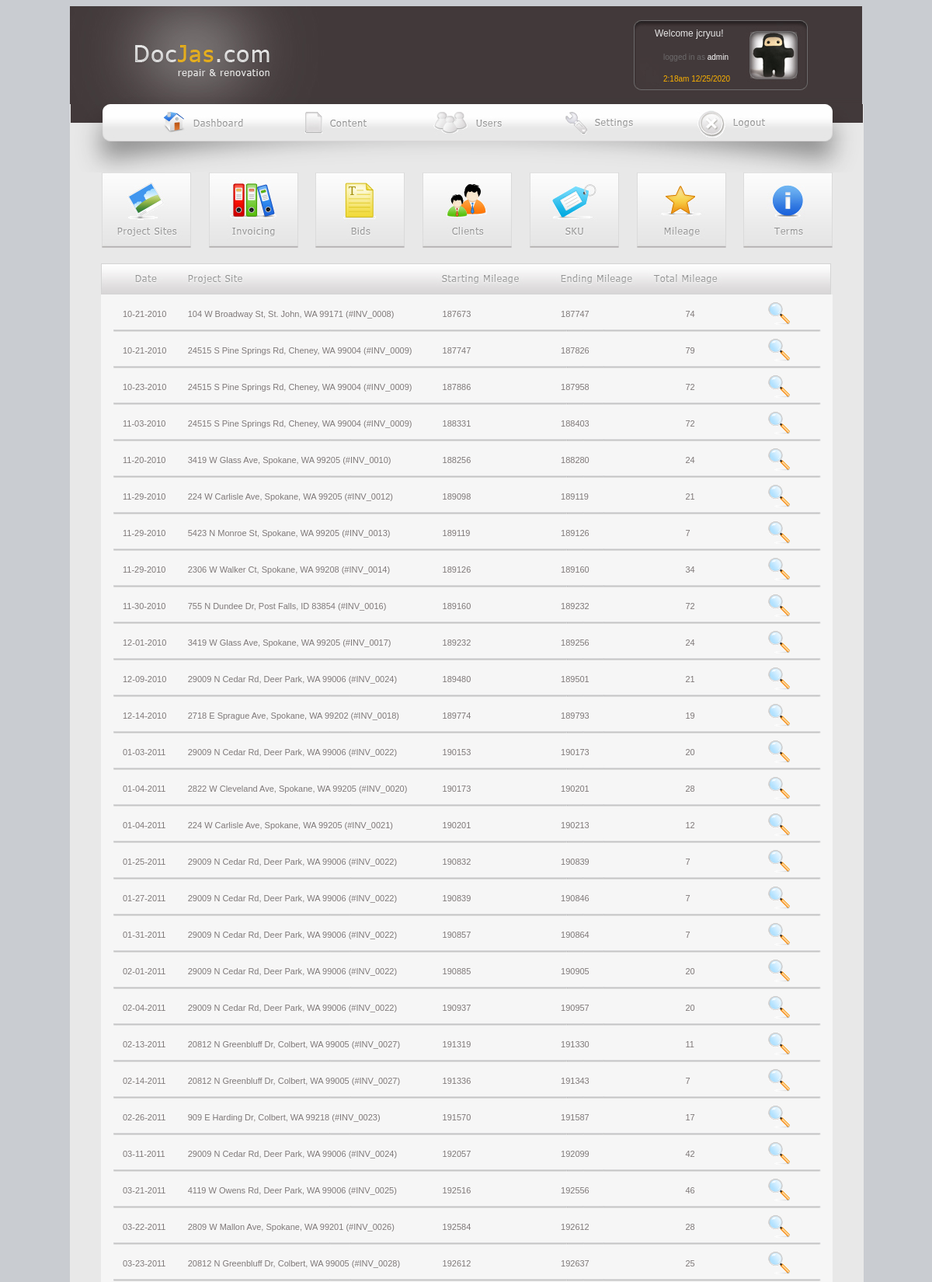
Screenshot of /main.php?page=mileage (signed in, upper part) with the database file from the repository.
### tables this page shows
CREATE TABLE `mileage` (
  `id` int(8) unsigned NOT NULL auto_increment,
  `project_id` int(8) NOT NULL,
  `vehicle_id` int(4) NOT NULL,
  `invoice` varchar(8) NOT NULL default 'unknown',
  `invoice_2` varchar(8) NOT NULL,
  `invoice_3` varchar(8) NOT NULL,
  `drive_date` date NOT NULL,
  `start_miles` int(6) NOT NULL,
  `end_miles` int(6) NOT NULL,
  `subttl` int(6) NOT NULL,
  `notes` varchar(155) NOT NULL,
  PRIMARY KEY  (`id`)
);

CREATE TABLE `projectsites` (
  `id` int(8) unsigned NOT NULL auto_increment,
  `address` varchar(50) NOT NULL,
  `city` varchar(50) NOT NULL,
  `state` varchar(2) NOT NULL,
  `zipcode` varchar(6) NOT NULL,
  `code` varchar(4) NOT NULL,
  `map` text NOT NULL,
  PRIMARY KEY  (`id`)
);

### main.php (called while the page is built, shortened)
<?
    include("common/header.php");
    include("common/logo_login.php");
    include("common/nav.php");
    include("common/body.php");
    include("common/footer.php");
?>

### content/mileage.php (the view)
                            <td colspan="2" style="width: 940px; margin: 0px; padding: 20px 36px 40px 40px; border: 0px solid #000;">
                                <div style="width: 940px; margin: 0px; border: 0px; padding: 0px 0px 0px 0px;">
                                    <table style="width: 940px; margin: 0px; padding: 0px 0px 0px 0px; border: 0px; border-collapse: collapse;">
                                        <tr>
                                            <td style="background: url('imgs/mileage_bar.jpg') no-repeat; color: #7e7878; font-size: 11px; font-family: Tahoma, Arial, sans-serif; width: 940px; height: 38px;">&nbsp;</td>
                                        </tr>
                                        <tr>
                                            <td style="background: #f6f6f6; color: #7e7878; width: 940px; vertical-align: top; font-size: 11px; font-family: Tahoma, Arial, sans-serif; text-align: left;">
                                                <table style="width: 940px; margin: 0px; padding: 0px 0px 0px 0px; border: 0px; border-collapse: collapse;">
                                                    <tr>
                                                        <td style="background: inherit; color: inherit; width: 940px; vertical-align: top; font-size: 11px; font-family: Tahoma, Arial, sans-serif; text-align: left; padding: 0px 0px 0px 0px;">
<?
    $sql = "SELECT * FROM mileage ORDER BY ID";
    $sql = mysqli_query($connection, $sql);
    $num_rows = mysqli_num_rows($sql);
    $i = 0;
        while($list = mysqli_fetch_assoc($sql)) {
            extract($list);
            $i++;
            $sqlB = "SELECT address,city,state,zipcode FROM projectsites WHERE id='$project_id'";
            $sqlB = mysqli_query($connection, $sqlB);
            list($address,$city,$state,$zipcode) = mysqli_fetch_row($sqlB);
            $mdy = explode("-",$drive_date);
            $drive_date = $mdy[1].'-'.$mdy[2].'-'.$mdy[0];
?>
                                                            <div style="margin: 0px; padding: 3px 25px 0px 25px; border: 0px; text-align: left; vertical-align: top;">
                                                                <table>
                                                                    <tr>
                                                                        <td style="width: 82px; height: 37px; padding: 0px;"><?= $drive_date ?></td>
                                                                        <td style="width: 327px; height: 37px; padding: 0px;"><?= $address.', '.$city.', '.$state.' '.$zipcode.' (#'.$invoice.')' ?></td>
                                                                        <td style="width: 151px; height: 37px; padding: 0px;"><?= $start_miles ?></td>
                                                                        <td style="width: 159px; height: 37px; padding: 0px;"><?= $end_miles ?></td>
                                                                        <td style="width: 100px; height: 37px; padding: 0px;"><?= $subttl ?></td>
                                                                        <td style="width: 60px; height: 37px; padding: 0px;">
                                                                            <a href="main.php?page=mileage_&amp;id=<?= $id ?>&amp;action=update" style="border: 0px; text-decoration: none;">
                                                                                <img src="imgs/icon_view.gif" title="View" alt="View" style="width: 37px; height: 37px; border: 0px; margin: 0px auto; padding: 0px;">
                                                                            </a>
                                                                        </td>
                                                                    </tr>
                                                                </table>
                                                            </div>
<?
            if ($i != $num_rows) {
?>
                                                            <div style="margin: 0px auto; padding: 0px 14px 0px 15px; border: 0px;"><img src="imgs/divider.jpg" alt="divider" style="width: 911px; height: 3px;"></div>
<?
            }
        }
?>
                                                        </td>
                                                    </tr>
                                                </table>
                                            </td>
                                        </tr>
                                    </table>
                                </div>
                            </td>

### rows the page displays
mileage: drive_date "10-21-2010", projectsites.address "104 W Broadway St", projectsites.city "St. John", projectsites.state "WA", projectsites.zipcode "99171", invoice "INV_0008", start_miles "187673", end_miles "187747", subttl "74"
mileage: drive_date "10-21-2010", projectsites.address "24515 S Pine Springs Rd", projectsites.city "Cheney", projectsites.state "WA", projectsites.zipcode "99004", invoice "INV_0009", start_miles "187747", end_miles "187826", subttl "79"
mileage: drive_date "10-23-2010", projectsites.address "24515 S Pine Springs Rd", projectsites.city "Cheney", projectsites.state "WA", projectsites.zipcode "99004", invoice "INV_0009", start_miles "187886", end_miles "187958", subttl "72"
mileage: drive_date "11-03-2010", projectsites.address "24515 S Pine Springs Rd", projectsites.city "Cheney", projectsites.state "WA", projectsites.zipcode "99004", invoice "INV_0009", start_miles "188331", end_miles "188403", subttl "72"
mileage: drive_date "11-20-2010", projectsites.address "3419 W Glass Ave", projectsites.city "Spokane", projectsites.state "WA", projectsites.zipcode "99205", invoice "INV_0010", start_miles "188256", end_miles "188280", subttl "24"
mileage: drive_date "11-29-2010", projectsites.address "224 W Carlisle Ave", projectsites.city "Spokane", projectsites.state "WA", projectsites.zipcode "99205", invoice "INV_0012", start_miles "189098", end_miles "189119", subttl "21"
mileage: drive_date "11-29-2010", projectsites.address "5423 N Monroe St", projectsites.city "Spokane", projectsites.state "WA", projectsites.zipcode "99205", invoice "INV_0013", start_miles "189119", end_miles "189126", subttl "7"
mileage: drive_date "11-29-2010", projectsites.address "2306 W Walker Ct", projectsites.city "Spokane", projectsites.state "WA", projectsites.zipcode "99208", invoice "INV_0014", start_miles "189126", end_miles "189160", subttl "34"
mileage: drive_date "11-30-2010", projectsites.address "755 N Dundee Dr", projectsites.city "Post Falls", projectsites.state "ID", projectsites.zipcode "83854", invoice "INV_0016", start_miles "189160", end_miles "189232", subttl "72"
mileage: drive_date "12-01-2010", projectsites.address "3419 W Glass Ave", projectsites.city "Spokane", projectsites.state "WA", projectsites.zipcode "99205", invoice "INV_0017", start_miles "189232", end_miles "189256", subttl "24"
mileage: drive_date "12-09-2010", projectsites.address "29009 N Cedar Rd", projectsites.city "Deer Park", projectsites.state "WA", projectsites.zipcode "99006", invoice "INV_0024", start_miles "189480", end_miles "189501", subttl "21"
mileage: drive_date "12-14-2010", projectsites.address "2718 E Sprague Ave", projectsites.city "Spokane", projectsites.state "WA", projectsites.zipcode "99202", invoice "INV_0018", start_miles "189774", end_miles "189793", subttl "19"
mileage: drive_date "01-03-2011", projectsites.address "29009 N Cedar Rd", projectsites.city "Deer Park", projectsites.state "WA", projectsites.zipcode "99006", invoice "INV_0022", start_miles "190153", end_miles "190173", subttl "20"
mileage: drive_date "01-04-2011", projectsites.address "2822 W Cleveland Ave", projectsites.city "Spokane", projectsites.state "WA", projectsites.zipcode "99205", invoice "INV_0020", start_miles "190173", end_miles "190201", subttl "28"
mileage: drive_date "01-04-2011", projectsites.address "224 W Carlisle Ave", projectsites.city "Spokane", projectsites.state "WA", projectsites.zipcode "99205", invoice "INV_0021", start_miles "190201", end_miles "190213", subttl "12"
mileage: drive_date "01-25-2011", projectsites.address "29009 N Cedar Rd", projectsites.city "Deer Park", projectsites.state "WA", projectsites.zipcode "99006", invoice "INV_0022", start_miles "190832", end_miles "190839", subttl "7"
mileage: drive_date "01-27-2011", projectsites.address "29009 N Cedar Rd", projectsites.city "Deer Park", projectsites.state "WA", projectsites.zipcode "99006", invoice "INV_0022", start_miles "190839", end_miles "190846", subttl "7"
mileage: drive_date "01-31-2011", projectsites.address "29009 N Cedar Rd", projectsites.city "Deer Park", projectsites.state "WA", projectsites.zipcode "99006", invoice "INV_0022", start_miles "190857", end_miles "190864", subttl "7"
mileage: drive_date "02-01-2011", projectsites.address "29009 N Cedar Rd", projectsites.city "Deer Park", projectsites.state "WA", projectsites.zipcode "99006", invoice "INV_0022", start_miles "190885", end_miles "190905", subttl "20"
mileage: drive_date "02-04-2011", projectsites.address "29009 N Cedar Rd", projectsites.city "Deer Park", projectsites.state "WA", projectsites.zipcode "99006", invoice "INV_0022", start_miles "190937", end_miles "190957", subttl "20"
mileage: drive_date "02-13-2011", projectsites.address "20812 N Greenbluff Dr", projectsites.city "Colbert", projectsites.state "WA", projectsites.zipcode "99005", invoice "INV_0027", start_miles "191319", end_miles "191330", subttl "11"
mileage: drive_date "02-14-2011", projectsites.address "20812 N Greenbluff Dr", projectsites.city "Colbert", projectsites.state "WA", projectsites.zipcode "99005", invoice "INV_0027", start_miles "191336", end_miles "191343", subttl "7"
mileage: drive_date "02-26-2011", projectsites.address "909 E Harding Dr", projectsites.city "Colbert", projectsites.state "WA", projectsites.zipcode "99218", invoice "INV_0023", start_miles "191570", end_miles "191587", subttl "17"
mileage: drive_date "03-11-2011", projectsites.address "29009 N Cedar Rd", projectsites.city "Deer Park", projectsites.state "WA", projectsites.zipcode "99006", invoice "INV_0024", start_miles "192057", end_miles "192099", subttl "42"
mileage: drive_date "03-21-2011", projectsites.address "4119 W Owens Rd", projectsites.city "Deer Park", projectsites.state "WA", projectsites.zipcode "99006", invoice "INV_0025", start_miles "192516", end_miles "192556", subttl "46"
mileage: drive_date "03-22-2011", projectsites.address "2809 W Mallon Ave", projectsites.city "Spokane", projectsites.state "WA", projectsites.zipcode "99201", invoice "INV_0026", start_miles "192584", end_miles "192612", subttl "28"
mileage: drive_date "03-23-2011", projectsites.address "20812 N Greenbluff Dr", projectsites.city "Colbert", projectsites.state "WA", projectsites.zipcode "99005", invoice "INV_0028", start_miles "192612", end_miles "192637", subttl "25"

### other values shown
$_SESSION['username'] "jcryuu"
$_SESSION['username_access'] "admin"
